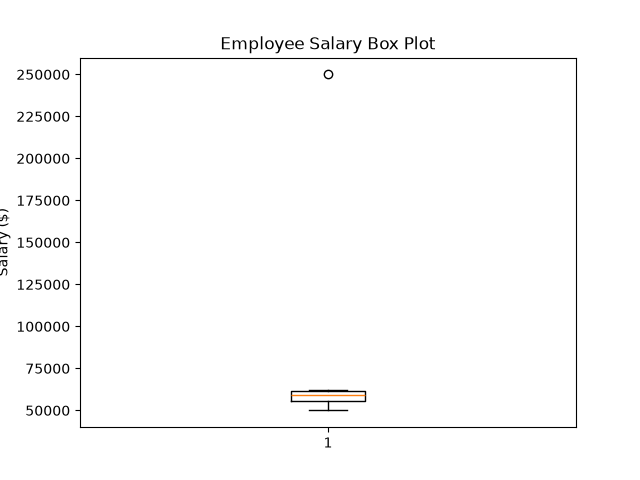

This figure's Python source:
import pandas as pd
import matplotlib.pyplot as plt

# 1. Dataset Setup & Display
data = {
    "Employee": ["Ram", "Shyam", "Hari", "Sita", "Gita", "Pravin"],
    "Salary": [50000, 55000, 60000, 62000, 58000, 250000]
}

df = pd.DataFrame(data)
print("--- 1. Original Dataset ---")
print(df)
print("\n")

# 2. Display describe()
print("--- 2. Dataset Description ---")
print(df.describe())
print("\n")

# 3. Draw and save a box plot
# Note: saved to the current working directory as per guidelines
plt.boxplot(df['Salary'])
plt.title('Employee Salary Box Plot')
plt.ylabel('Salary ($)')
plt.savefig('salary_boxplot.png')
plt.close()

# 4. Calculate Q1, Q3, IQR, Lower Bound, Upper Bound
q1 = df['Salary'].quantile(0.25)
q3 = df['Salary'].quantile(0.75)
iqr = q3 - q1
lower_bound = q1 - 1.5 * iqr
upper_bound = q3 + 1.5 * iqr

print("--- 4. Statistical Calculations ---")
print(f"Q1: {q1}")
print(f"Q3: {q3}")
print(f"IQR: {iqr}")
print(f"Lower Bound: {lower_bound}")
print(f"Upper Bound: {upper_bound}")
print("\n")

# 5. Display only the outliers
outliers = df[(df['Salary'] < lower_bound) | (df['Salary'] > upper_bound)]
print("--- 5. Outliers Identified ---")
print(outliers)
print("\n")

# 6. Remove the outliers
df_cleaned = df[(df['Salary'] >= lower_bound) & (df['Salary'] <= upper_bound)]

# 7. Compare Means
mean_before = df['Salary'].mean()
mean_after = df_cleaned['Salary'].mean()

print("--- 7. Mean Comparison ---")
print(f"Mean before outlier removal: {mean_before:.2f}")
print(f"Mean after outlier removal: {mean_after:.2f}")
